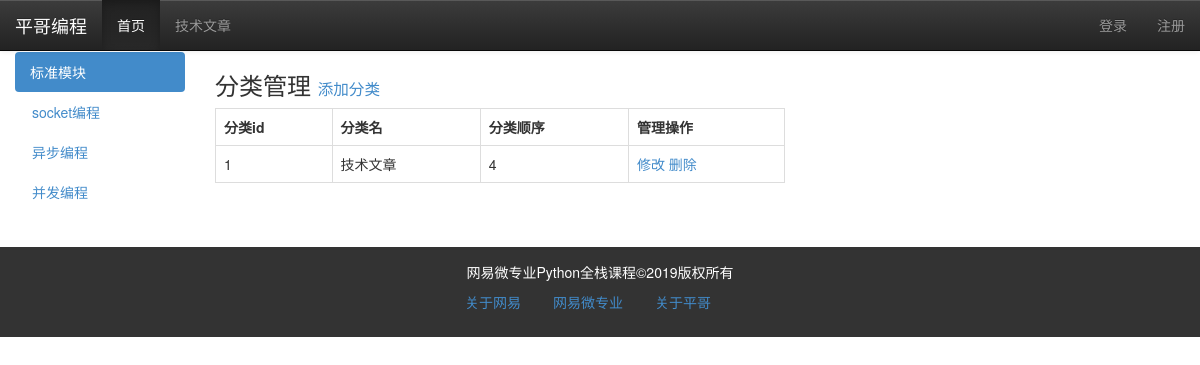
Before: /article/cate_list with the older database file.
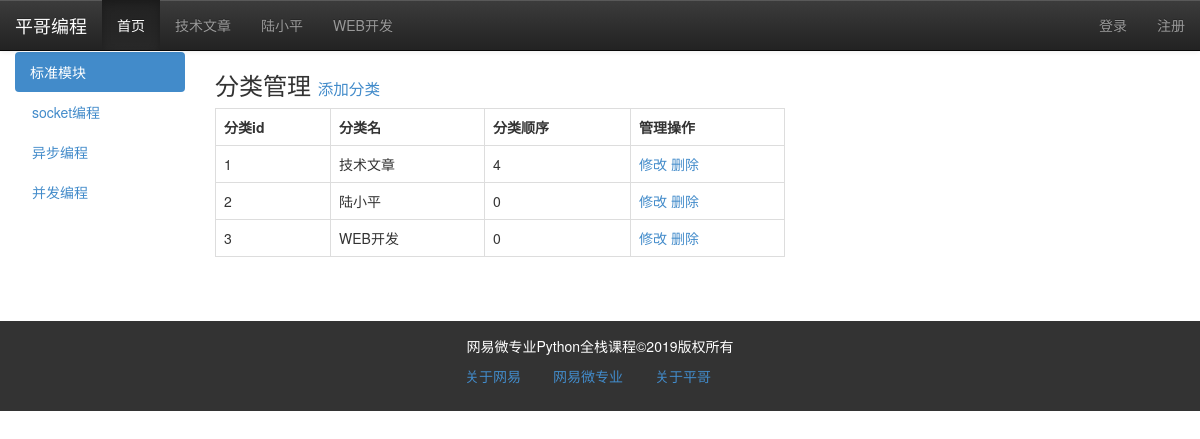
After: the same page with the newer database file.
### models.py (models this page shows)
class Category(db.Model):
    cate_id = db.Column(db.Integer, primary_key=True)
    cate_name = db.Column(db.String, unique=True)
    cate_order = db.Column(db.Integer, default=0)
    articles = db.relationship("Article")

### views/articles.py (the view)
@article_app.route("/cate_list")
def cateList():
    cates = Category.query.order_by(Category.cate_order.desc()).all()
    return render_template("category/list.html", cates=cates )

### app.py (called while the page is built)
@app.context_processor
def account():
    username = session.get('user')
    return {"username":username}

@app.context_processor
def getCateList():
    cates = Category.query.all()
    return {"cates":cates}

### templates/category/list.html (shortened to what this page needs)
{% extends "base.html" %}
{% block content %}
		<div class="container-fluid">
			<div class="row">
				<div class="col-md-2 hidden-xs hidden-sm">
					<ul class="nav nav-pills  " id="left_menu">
						<li class="active"><a href="">标准模块</a></li>
						<li ><a href="#" data-toggle="dropdown">
										socket编程
								</a>
						</li>
						<li><a href="">异步编程</a></li>
						<li><a href="">并发编程</a></li>
					</ul>
				</div>
				<div class="col-md-6">
                    <h3>分类管理
                        <small>
                            <a href="{{ url_for("article_app.addCate") }}">
                                添加分类
                            </a>
                        </small>
                    </h3>
					<table class="table table-bordered ">
                        <tr>
                            <th>分类id</th>
                            <th>分类名</th>
                            <th>分类顺序</th>
                            <th>管理操作</th>
                        </tr>
                        {% for cate in cates %}
                        <tr>
                            <td>{{ cate.cate_id }}</td>
                            <td>{{ cate.cate_name }}</td>
                            <td>{{ cate.cate_order }}</td>
                            <td>
                                <a href="{{ url_for("article_app.editCate", cate_id=cate.cate_id) }}">修改</a>
                                <a href="{{ url_for("article_app.deleteCate", cate_id=cate.cate_id) }}">删除</a>
                            </td>
                        </tr>
                        {% endfor %}
                    </table>
				</div>
				</div>
			</div>
{% endblock %}

### templates/base.html (shortened to what this page needs)
<!DOCTYPE html>
<html lang="en">
{% block head %}
    <head>
        <link rel="stylesheet" type="text/css" href="{{ url_for("static", filename="css/bootstrap.css") }}"/>
	    <link rel="stylesheet" type="text/css" href="{{ url_for("static", filename="css/bootstrap-theme.css") }}"/>
	</head>
{%  endblock %}
<body>
{%  block nav %}
      <nav class="navbar navbar-default navbar-fixed-top navbar-inverse">
			<div class="navbar-header">
				<a href="" class="navbar-brand">平哥编程</a>
			</div>
			<div class="collapse navbar-collapse" id="navmenu">
				<ul class="nav navbar-nav" >
					<li class="active"><a href="{{ url_for("index") }}">首页</a></li>
					{% for cate in cates %}
                        <li><a href="{{ url_for("article_app.getArticleList",cate_id=cate.cate_id, page=1) }}">{{ cate.cate_name }}</a> </li>
                    {% endfor %}
                </ul>
                <ul class="nav navbar-nav pull-right">
                   {% if not username %}
                        <li><a href="{{ url_for("login") }}">登录</a></li>
                        <li><a href="{{ url_for("user_app.register") }}">注册</a></li>
                   {% else %}
                       <li><a href="#">{{ username }}</a></li>
                       <li><a href="{{ url_for("logout") }}">logout</a></li>
				    {% endif %}
                </ul>
			</div>
		</nav>
{% endblock %}
{% block content %}{%  endblock %}
{% block footer %}
          <footer>
			<div class="container-fluid">
				<div class="row">
					<div class="col-md-12">
						网易微专业Python全栈课程&copy;2019版权所有
					</div>
				</div>
			</div>
			<nav >
				<ul class="nav nav-pills   ">
					<li><a href="">关于网易</a></li>
					<li><a href="">网易微专业</a></li>
					<li><a href="">关于平哥</a></li>
				</ul>
			</nav>
		</footer>
{% endblock %}
</body>
</html>

Changed rows visible on the page:
added Category: cate_name "陆小平", cate_id "2", cate_order "0"
added Category: cate_name "WEB开发", cate_id "3", cate_order "0"
